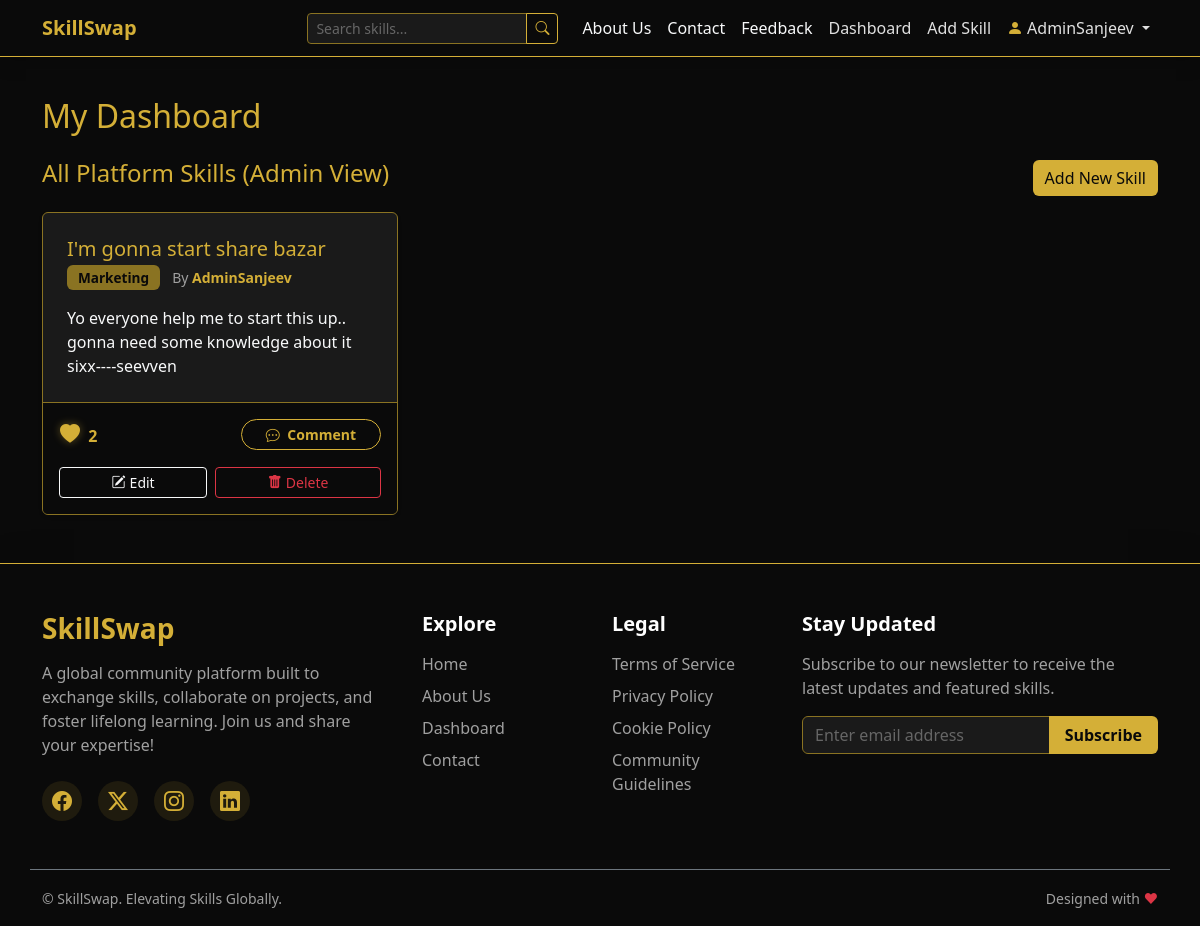
Page /dashboard (signed in) on the committed database.
### models.py (models this page shows)
class User(db.Model, UserMixin):
    id = db.Column(db.Integer, primary_key=True)
    username = db.Column(db.String(20), unique=True, nullable=False)
    email = db.Column(db.String(120), unique=True, nullable=False)
    password = db.Column(db.String(60), nullable=False)
    is_admin = db.Column(db.Boolean, default=False)
    skills = db.relationship('Skill', backref='author', lazy=True)
    comments = db.relationship('Comment', backref='author', lazy=True)
    feedbacks = db.relationship('Feedback', backref='author', lazy=True)
    likes = db.relationship('Like', backref='user', lazy=True)

class Skill(db.Model):
    id = db.Column(db.Integer, primary_key=True)
    title = db.Column(db.String(100), nullable=False)
    description = db.Column(db.Text, nullable=False)
    date_posted = db.Column(db.DateTime, nullable=False, default=datetime.utcnow)
    user_id = db.Column(db.Integer, db.ForeignKey('user.id'), nullable=False)
    category_id = db.Column(db.Integer, db.ForeignKey('category.id'), nullable=False)
    comments = db.relationship('Comment', backref='skill', lazy=True)
    likes = db.relationship('Like', backref='skill', lazy=True)

class Category(db.Model):
    id = db.Column(db.Integer, primary_key=True)
    name = db.Column(db.String(50), unique=True, nullable=False)
    skills = db.relationship('Skill', backref='category', lazy=True)

class Like(db.Model):
    id = db.Column(db.Integer, primary_key=True)
    user_id = db.Column(db.Integer, db.ForeignKey('user.id'), nullable=False)
    skill_id = db.Column(db.Integer, db.ForeignKey('skill.id'), nullable=False)

### app.py (the view)
@app.route("/dashboard")
@login_required
def dashboard():
    skills = Skill.query.filter_by(author=current_user).order_by(Skill.date_posted.desc()).all()
    return render_template('dashboard.html', title='Dashboard', skills=skills)

### app.py (called while the page is built)
@login_manager.user_loader
def load_user(user_id):
    return User.query.get(int(user_id))

### templates/dashboard.html (shortened to what this page needs)
{% extends "base.html" %}
{% block content %}
<div class="row">
    <div class="col-12">
        <h2 class="mb-4">My Dashboard</h2>
        <div class="d-flex justify-content-between align-items-center mb-3">
            {% if current_user.is_admin %}
            <h4 class="text-gold">All Platform Skills (Admin View)</h4>
            {% else %}
            <h4 class="text-gold">Your Added Skills</h4>
            {% endif %}
            <a href="{{ url_for('new_skill') }}" class="btn btn-gold">Add New Skill</a>
        </div>
        {% if skills %}
        <div class="row g-4">
            {% for skill in skills %}
            <div class="col-md-4">
                <div class="card h-100 shadow-sm skill-card border-gold-subtle">
                    <div class="card-body p-4">
                        <h5 class="card-title text-gold">{{ skill.title }}</h5>
                        <h6 class="card-subtitle mb-3 text-muted">
                            <span class="badge bg-secondary">{{ skill.category.name }}</span>
                            {% if current_user.is_admin %}
                            <small class="ms-2">By <a href="{{ url_for('user_profile', username=skill.author.username) }}" class="text-gold text-decoration-none fw-bold hover-underline">{{ skill.author.username }}</a></small>
                            {% endif %}
                        </h6>
                        <p class="card-text text-light">{{ skill.description|truncate(150) }}</p>
                    </div>
                    <div class="card-footer bg-darkest border-top border-gold-subtle py-3">
                        <div class="d-flex justify-content-between align-items-center mb-3">
                            <div class="d-flex gap-4">
                                <button type="button" class="btn btn-link text-decoration-none p-0 social-btn like-btn {% if current_user.is_authenticated and skill.likes|selectattr('user_id', 'equalto', current_user.id)|list|length > 0 %}active{% endif %}"
                                        data-skill-id="{{ skill.id }}"
                                        title="Like">
                                    <i class="bi bi-heart{% if current_user.is_authenticated and skill.likes|selectattr('user_id', 'equalto', current_user.id)|list|length > 0 %}-fill{% endif %} me-1 fs-5"></i>
                                    <span class="like-count fw-bold">{{ skill.likes|length }}</span>
                                </button>
                            </div>
                            <a href="{{ url_for('skill', skill_id=skill.id) }}#comments" class="btn btn-outline-gold btn-sm px-4 rounded-pill fw-bold">
                                <i class="bi bi-chat-dots me-1"></i> Comment
                            </a>
                        </div>
                        <div class="d-flex gap-2">
                            <a href="{{ url_for('update_skill', skill_id=skill.id) }}"
                                class="btn btn-sm btn-outline-light flex-grow-1"><i class="bi bi-pencil-square me-1"></i>Edit</a>
                            <form action="{{ url_for('delete_skill', skill_id=skill.id) }}" method="POST" class="d-inline flex-grow-1"
                                onsubmit="return confirm('Are you sure you want to delete this skill?')">
                                <button type="submit" class="btn btn-sm btn-outline-danger w-100"><i
                                        class="bi bi-trash-fill me-1"></i>Delete</button>
                            </form>
                        </div>
                    </div>
                </div>
            </div>
            {% endfor %}
        </div>
        {% else %}
        <div class="alert alert-info bg-dark border-gold text-light">
            You haven't added any skills yet. <a href="{{ url_for('new_skill') }}" class="alert-link text-gold">Add one
                now!</a>
        </div>
        {% endif %}
    </div>
</div>
{% endblock %}

### templates/base.html (shortened to what this page needs)
<!DOCTYPE html>
<html lang="en">
<head>
    <link href="https://cdn.jsdelivr.net/npm/bootstrap@5.3.0/dist/css/bootstrap.min.css" rel="stylesheet">
    <link rel="stylesheet" href="{{ url_for('static', filename='css/style.css') }}">
    <link rel="stylesheet" href="https://cdn.jsdelivr.net/npm/bootstrap-icons@1.11.1/font/bootstrap-icons.css">
</head>
<body>
    <nav class="navbar navbar-expand-lg navbar-dark bg-darkest border-bottom border-gold mb-4 shadow">
        <div class="container">
            <a class="navbar-brand text-gold fw-bold" href="{{ url_for('home') }}">SkillSwap</a>
            <div class="collapse navbar-collapse" id="navbarNav">
                <ul class="navbar-nav ms-auto align-items-lg-center">
                    <li class="nav-item me-lg-3 my-2 my-lg-0">
                        <form action="{{ url_for('search') }}" method="GET" class="d-flex">
                            <div class="input-group input-group-sm">
                                <input class="form-control bg-dark border-gold-subtle text-light" type="search"
                                    placeholder="Search skills..." aria-label="Search" name="q">
                                <button class="btn btn-outline-gold" type="submit"><i class="bi bi-search"></i></button>
                            </div>
                        </form>
                    </li>
                    <li class="nav-item">
                        <a class="nav-link text-light" href="{{ url_for('about') }}">About Us</a>
                    </li>
                    <li class="nav-item">
                        <a class="nav-link text-light" href="{{ url_for('contact') }}">Contact</a>
                    </li>
                    <li class="nav-item">
                        <a class="nav-link text-light" href="{{ url_for('feedback') }}">Feedback</a>
                    </li>
                    {% if current_user.is_authenticated %}
                    <li class="nav-item">
                        <a class="nav-link" href="{{ url_for('dashboard') }}">Dashboard</a>
                    </li>
                    <li class="nav-item">
                        <a class="nav-link" href="{{ url_for('new_skill') }}">Add Skill</a>
                    </li>
                    <li class="nav-item dropdown">
                        <a class="nav-link dropdown-toggle" href="#" id="navbarDropdown" role="button"
                            data-bs-toggle="dropdown" aria-expanded="false">
                            <i class="bi bi-person-fill text-gold me-1"></i>{{ current_user.username }}
                        </a>
                    </li>
                    {% endif %}
                </ul>
            </div>
        </div>
    </nav>
    <div class="container main-content flex-grow-1">
        {% block content %}{% endblock %}
    </div>
    <footer class="bg-darkest text-white mt-auto pt-5 pb-3 border-top border-gold shadow-lg w-100">
        <div class="container">
            <div class="row mb-5">
                <div class="col-lg-4 col-md-6 mb-4 mb-md-0">
                    <h3 class="text-gold fw-bold mb-3">SkillSwap</h3>
                    <p class="text-secondary pe-lg-4">
                        A global community platform built to exchange skills, collaborate on projects, and foster
                        lifelong learning. Join us and share your expertise!
                    </p>
                    <div class="d-flex mt-4 gap-3">
                        <a href="#" class="social-icon text-gold fs-5"><i class="bi bi-facebook"></i></a>
                        <a href="#" class="social-icon text-gold fs-5"><i class="bi bi-twitter-x"></i></a>
                        <a href="#" class="social-icon text-gold fs-5"><i class="bi bi-instagram"></i></a>
                        <a href="#" class="social-icon text-gold fs-5"><i class="bi bi-linkedin"></i></a>
                    </div>
                </div>
                <div class="col-lg-2 col-md-6 mb-4 mb-md-0">
                    <h5 class="text-white mb-3 fw-bold">Explore</h5>
                    <ul class="list-unstyled footer-links">
                        <li class="mb-2"><a href="{{ url_for('home') }}"
                                class="text-secondary text-decoration-none transition-hover">Home</a></li>
                        <li class="mb-2"><a href="{{ url_for('about') }}"
                                class="text-secondary text-decoration-none transition-hover">About Us</a></li>
                        <li class="mb-2"><a href="{{ url_for('dashboard') }}"
                                class="text-secondary text-decoration-none transition-hover">Dashboard</a></li>
                        <li class="mb-2"><a href="{{ url_for('contact') }}"
                                class="text-secondary text-decoration-none transition-hover">Contact</a></li>
                    </ul>
                </div>
                <div class="col-lg-2 col-md-6 mb-4 mb-md-0">
                    <h5 class="text-white mb-3 fw-bold">Legal</h5>
                    <ul class="list-unstyled footer-links">
                        <li class="mb-2"><a href="#" class="text-secondary text-decoration-none transition-hover">Terms
                                of Service</a></li>
                        <li class="mb-2"><a href="#"
                                class="text-secondary text-decoration-none transition-hover">Privacy Policy</a></li>
                        <li class="mb-2"><a href="#" class="text-secondary text-decoration-none transition-hover">Cookie
                                Policy</a></li>
                        <li class="mb-2"><a href="#"
                                class="text-secondary text-decoration-none transition-hover">Community Guidelines</a>
                        </li>
                    </ul>
                </div>
                <div class="col-lg-4 col-md-6">
                    <h5 class="text-white mb-3 fw-bold">Stay Updated</h5>
                    <p class="text-secondary mb-3">Subscribe to our newsletter to receive the latest updates and
                        featured skills.</p>
                    <form class="d-flex w-100 mt-2">
                        <div class="input-group">
                            <input type="email" class="form-control bg-dark border-gold-subtle text-white"
                                placeholder="Enter email address" aria-label="Email Address"
                                aria-describedby="button-addon2">
                            <button class="btn btn-gold fw-bold px-3" type="button"
                                id="button-addon2">Subscribe</button>
                        </div>
                    </form>
                </div>
            </div>
            <div class="row align-items-center pt-3 mt-3 border-top border-secondary">
                <div class="col-md-6 text-center text-md-start mb-2 mb-md-0">
                    <small class="text-secondary">&copy; SkillSwap. Elevating Skills Globally.</small>
                </div>
                <div class="col-md-6 text-center text-md-end">
                    <small class="text-secondary">Designed with <span class="text-danger">&hearts;</span></small>
                </div>
            </div>
        </div>
    </footer>
</body>
</html>

### static/css/style.css (style rules this page uses)
:root { --gold: #d4af37; --gold-subtle: #8a7322; --darkest: #0a0a0a; --dark: #1a1a1a; --light-text: #e0e0e0; }
body { display: flex; flex-direction: column; min-height: 100vh; background-color: var(--darkest); color: var(--light-text); }
h1, h2, h3, h4, h5, h6 { color: var(--gold); }
a { color: var(--gold); text-decoration: none; transition: color 0.3s ease; }
.text-gold { color: var(--gold) !important; }
.bg-darkest { background-color: var(--darkest) !important; }
.bg-dark { background-color: var(--dark) !important; }
.border-gold { border-color: var(--gold) !important; }
.border-gold-subtle { border-color: var(--gold-subtle) !important; }
.text-muted, .text-secondary { color: #a0a0a0 !important; }
::placeholder { color: #666 !important; opacity: 1; }
.main-content { flex: 1; padding-bottom: 3rem; padding-top: 1rem; }
.btn-gold { background-color: var(--gold); color: var(--darkest); border: none; }
.btn-outline-gold { color: var(--gold); border-color: var(--gold); background-color: transparent; }
.card { background-color: var(--dark); border: 1px solid var(--gold-subtle); color: var(--light-text); }
.card-title { color: var(--gold); }
.form-control, .form-select { background-color: var(--darkest); border: 1px solid var(--gold-subtle); color: var(--light-text); }
.skill-card { transition: transform 0.2s ease-in-out, box-shadow 0.2s ease-in-out; }
.badge.bg-secondary { background-color: var(--gold-subtle) !important; color: var(--darkest); font-size: 0.85em; padding: 0.4em 0.8em; }
.navbar-dark .navbar-nav .nav-link { color: var(--light-text); }
footer { border-top: 1px solid var(--gold-subtle); }
.footer-links a { position: relative; display: inline-block; }
.footer-links a::after { content: ''; position: absolute; width: 0; height: 1px; bottom: -2px; left: 0; background-color: var(--gold); transition: width 0.3s ease; }
.social-icon { display: inline-flex; align-items: center; justify-content: center; width: 40px; height: 40px; border-radius: 50%; background-color: rgba(212, 175, 55, 0.1); transition: all 0.3s ease; }

### templates/base.html (style rules this page uses)
.social-btn { color: #aaa; transition: all 0.2s ease; cursor: pointer; }
.social-btn.active { color: var(--gold); }
.social-btn.active i { filter: drop-shadow(0 0 4px rgba(212, 175, 55, 0.4)); }
.transition-hover { transition: all 0.3s ease; }

### rows in the picture
User: username "AdminSanjeev"
Skill: title "I'm gonna start share bazar", category.name "Marketing", author.username "AdminSanjeev", description "Yo everyone help me to start this up.. gonna need some knowledge about it sixx----seevven", likes|length "2"
